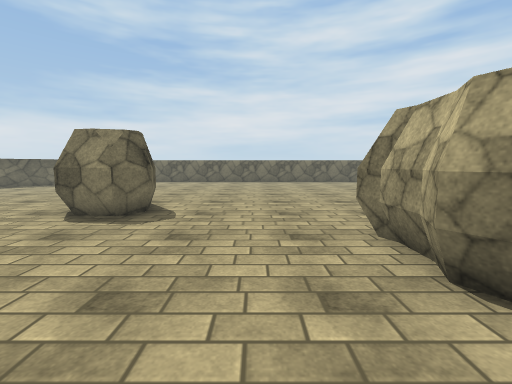
view 1 (above)

20 first-person views from a walk through a scene from a Unity 3-D project. The camera is 1.4 m above the floor, tilts 6° down and sees 90° across. The floor is counted in squares, 1 m on a side. Each view is taken from the middle of a square. On the plan, view 1 faces up. The plan holds only what a view shows up to about 13 squares ahead; the rest is blank. Surface patterns are stand-ins for the level's own textures.

view 2
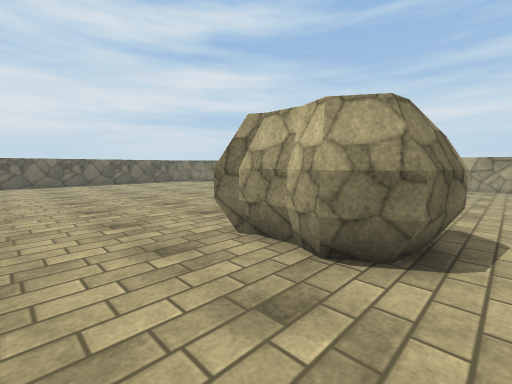

view 3
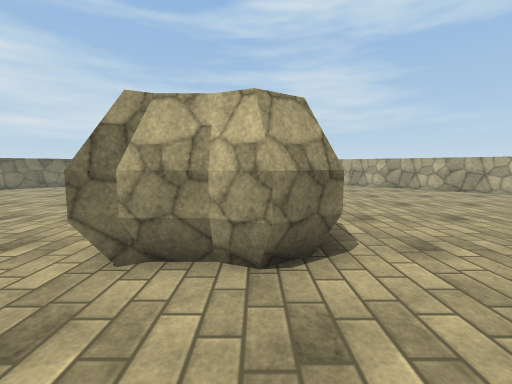

view 4
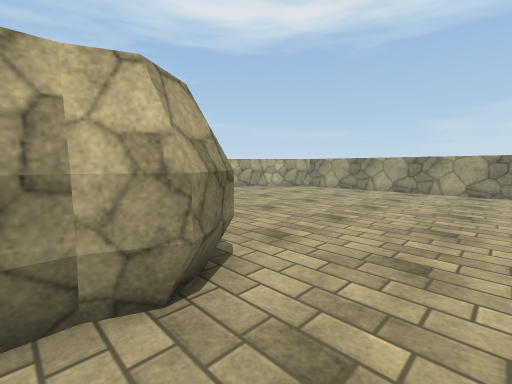

view 5
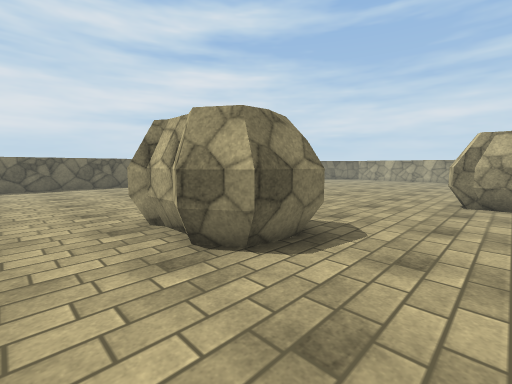

view 6
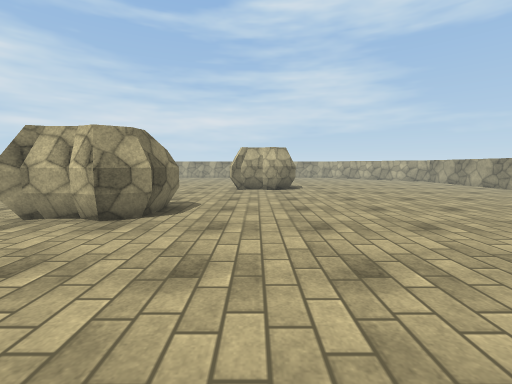

view 7
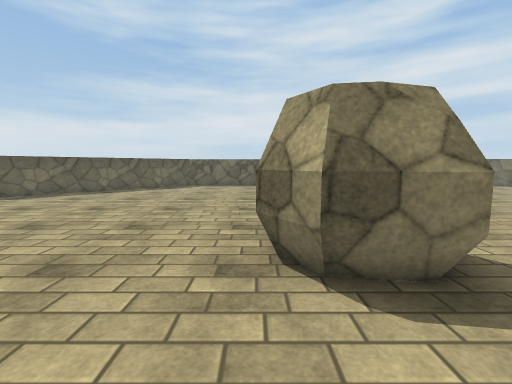

view 8
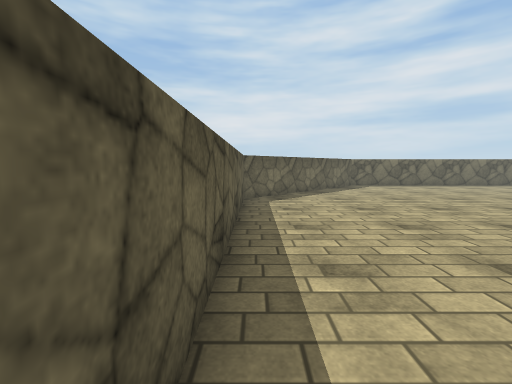

view 9
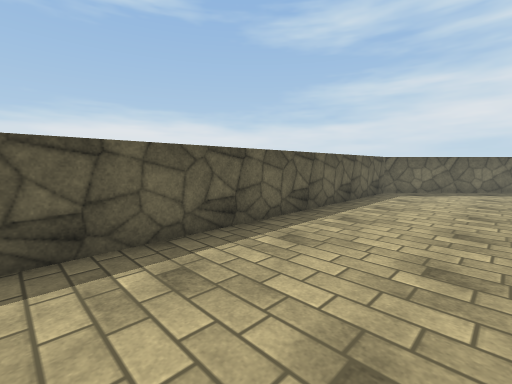

view 10
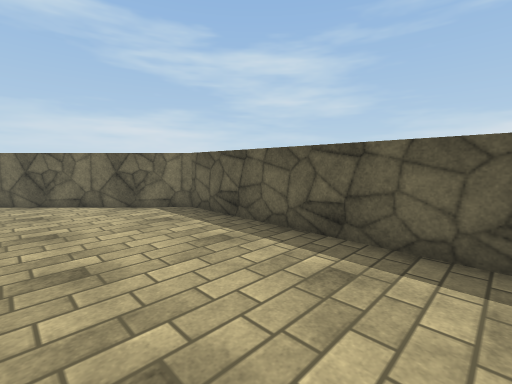

view 11
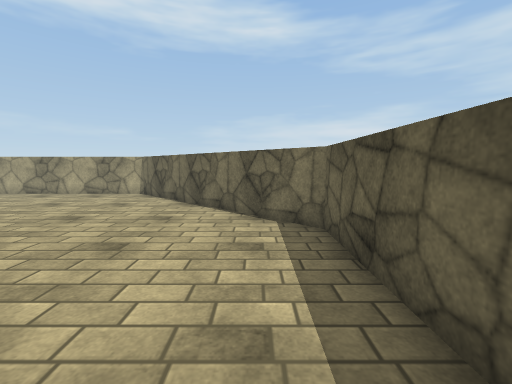

view 12
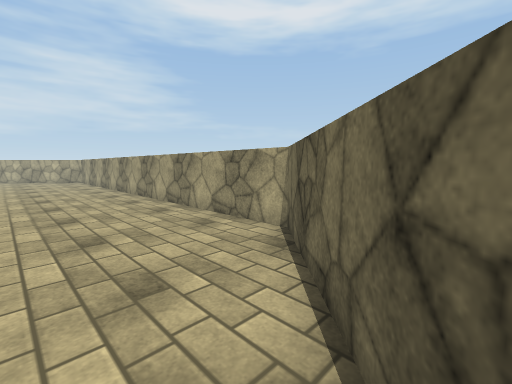

view 13
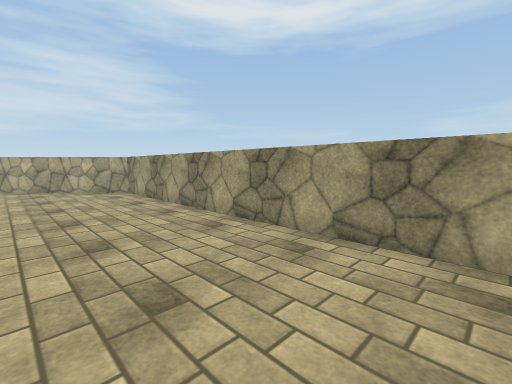

view 14
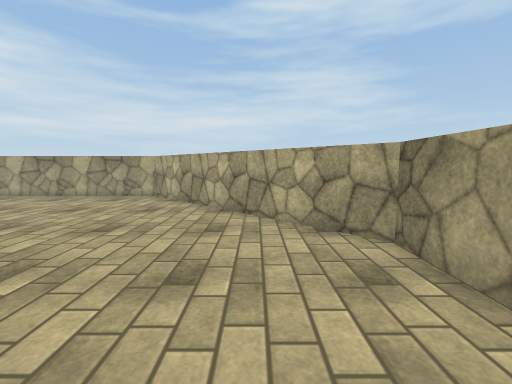

view 15
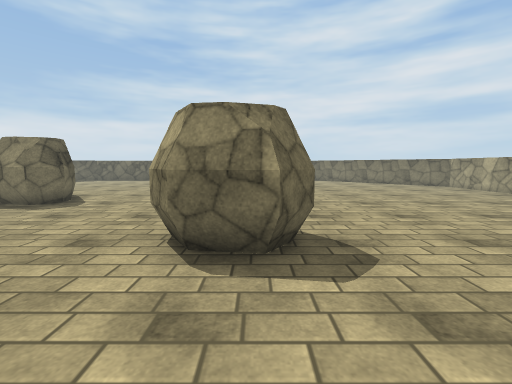

view 16
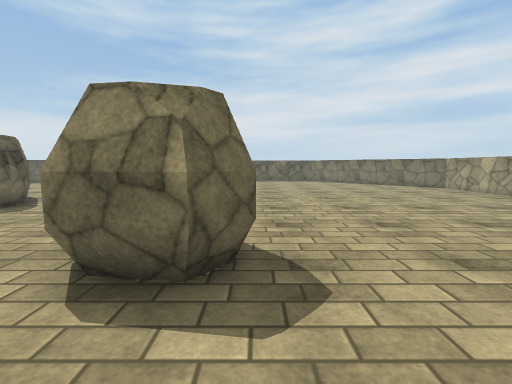

view 17
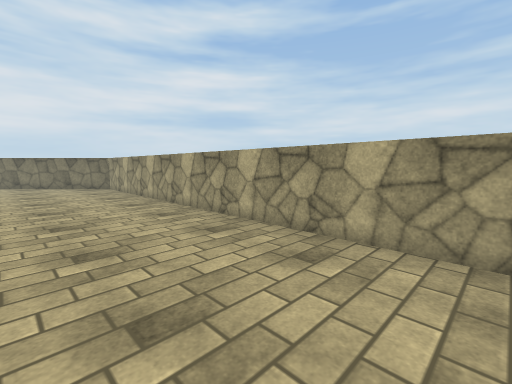

view 18
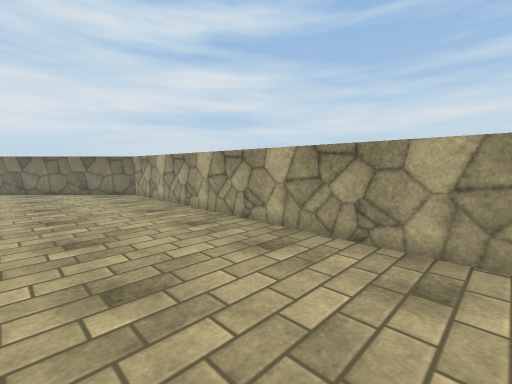

view 19
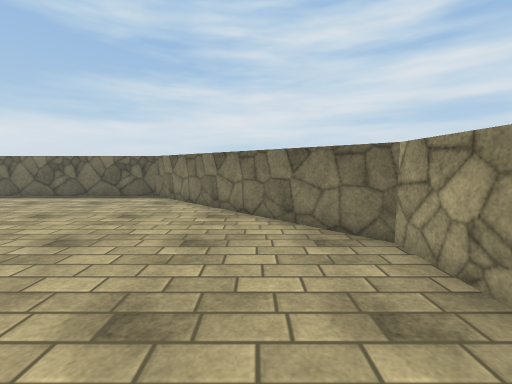

view 20
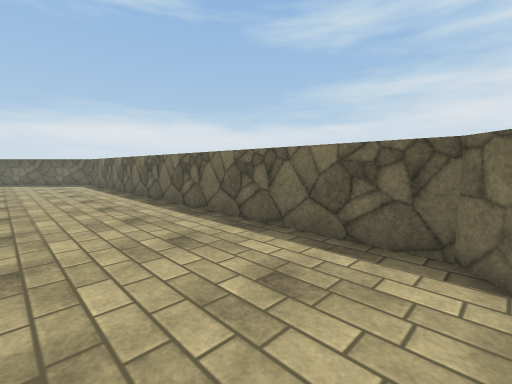

### Floor plan
Points are (right, up) in squares from view 1. A wall is a line through its corners. A room is listed if a view was taken in it or the views show most of it. See-through windows are left out.
Room 1 (views 1, 2, 3, 4, 5, 6, 7, 8, 9, 10, 11, 12, 13, 14, 15, 16, 17, 18, 19, 20)
walls: (-6.9, 21.5) (-8, 21.5); (-12.9, 19.1) (-17.5, 14.5) (-17.5, -3.5) (-10.5, -10.5) (9.5, -10.5) (16.5, -3.5) (16.5, 14.5) (9.5, 21.5) (-4, 21.5)
objects: other object (-6, 7) to (-3, 10); other object (2, 2) to (5, 5)

Positions as (right, up) in squares from view 1, and headings:
1: (0, 0), facing up
2: (-1, 1), facing up-right
3: (-1, 3), facing right
4: (0, 4), facing down-right
5: (-8, 4), facing up-right
6: (-12, 4), facing right
7: (-6, 4), facing up
8: (-17, 4), facing up
9: (-13, 1), facing up-left
10: (-13, 4), facing down-left
11: (-16, 2), facing down
12: (-14, -6), facing down-right
13: (-4, -6), facing down-right
14: (5, -8), facing right
15: (4, -2), facing up
16: (5, -1), facing up
17: (12, -2), facing up-right
18: (12, 2), facing up-right
19: (14, 10), facing up
20: (10, 17), facing up-left
